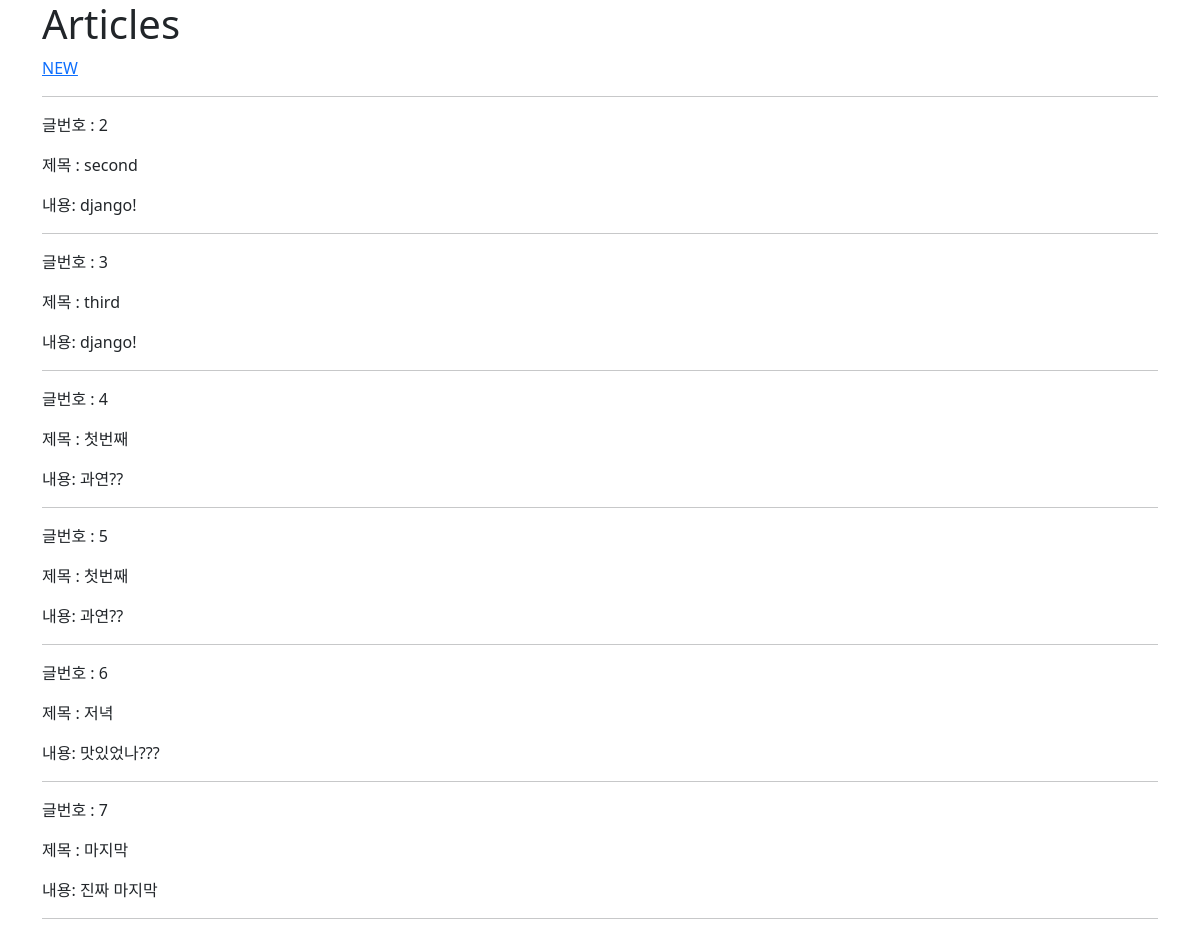
The app's page /articles/ with its own data.
### articles/models.py (models this page shows, shortened)
class Article(models.Model):
    title = models.CharField(max_length = 10)   # 길이 제한 있음
    content = models.TextField()    # 길이 제한 없음
    created_at = models.DateTimeField(auto_now_add=True)
    updated_at = models.DateTimeField(auto_now=True)

### articles/views.py (the view)
# urls.py: path('', views.index, name = 'index'),
def index(request):
    articles = Article.objects.all()
    context = {
        'articles': articles,
    }
    return render(request,'articles/index.html', context)

### articles/templates/articles/index.html
{% extends 'base.html' %}
{% block content %}
    <h1>Articles</h1>
    <a href="{% url 'articles:new'%}">NEW</a>
    <hr>
    {% for article in articles %}
        <p>글번호 : {{article.pk}}</p>
        <p>제목 : {{article.title}}</p>
        <p>내용: {{article.content}}</p>
        <hr>
    {% endfor %}
{% endblock content %}

### templates/base.html (shortened to what this page needs)
<!DOCTYPE html>
<html lang="en">
<head>
    <link href="https://cdn.jsdelivr.net/npm/bootstrap@5.2.0/dist/css/bootstrap.min.css" rel="stylesheet">
</head>
<body>
    <div class = 'container'>
        {% block content %}
        {% endblock content %}
    </div>
</body>
</html>

### records on screen
Article: pk "2", title "second", content "django!"
Article: pk "3", title "third", content "django!"
Article: pk "4", title "첫번째", content "과연??"
Article: pk "5", title "첫번째", content "과연??"
Article: pk "6", title "저녁", content "맛있었나???"
Article: pk "7", title "마지막", content "진짜 마지막"
